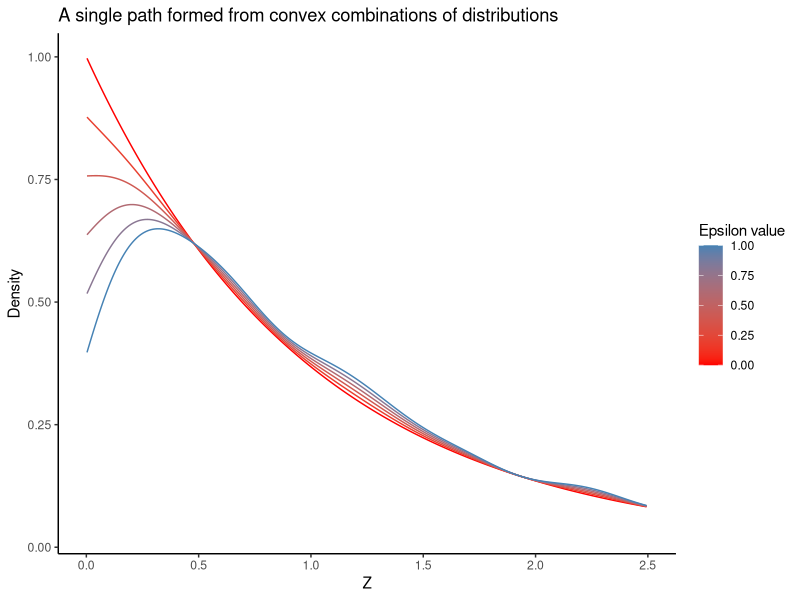
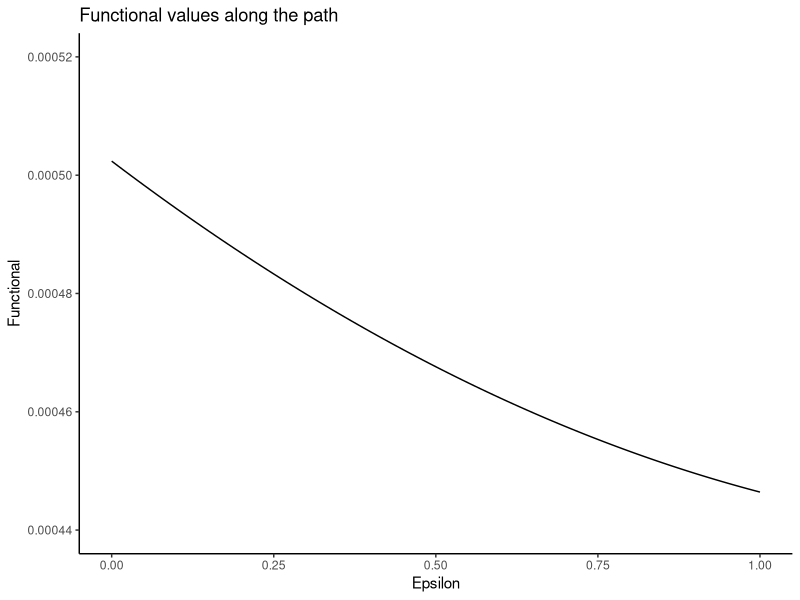

These figures' R source, in order: (Note: this script raises an error after producing the figures.)
##################
#Packages
##################
library(tidyverse)  #For tidy data
library(ggplot2)    #For plotting
library(e1071)      #For moment calculations
#-----------------


############################################################
#        Visually communicating intuition for IFs
############################################################

#We follow the example of the paper using T(P) = E(p(z)^2) for a 1-dimensional r.v.



############################################################
#     Defining function for making mixed distributions
############################################################

Fmixture_model <- function(seed, n, n_epsilon, empdist, theodist, ...){
  
  #Seed: Choose seed for reproducability
  #n: Choose number of simulations
  #n_epsilon: Choose number of epsilon-submodels with epsilon in [0,1]
  #empdist: Choose empirical distribution (rexp, rnorm, runif,...)
  #theodist: Choose theoretical distribution (dexp, dnorm, dunif,...)
  #...: Choose parameters for your chosen distribution e.g. 0,1 for standard normal
  
  
  #Set seed
  set.seed(seed)
  
  #Empirical distribution
  sim_data <- empdist(n, ...)
  density_est <- density(sim_data, n = 1024)
  emp_dist <- density_est$y
  
  #Theoretical distribution
  theo_dist <- theodist(density_est$x, ...)
  
  
  #Mixture distribution
  epsilon <- seq(0,1,1/n_epsilon)
  
  epsilon_dist <- sapply(epsilon, function(w) {
    w * emp_dist +
      (1 - w) * theo_dist
  }, simplify = FALSE)
  
  #Collecting models into dataframes
  submodels <- data.frame("X.axis" = density_est$x)
  
  for (i in (1:length(epsilon))){
    submodels[[paste0("Epsilon_", epsilon[i])]] <- epsilon_dist[[i]]
  }
  
  #Creating a long dataframe used for plots
  submodels_long <- reshape2::melt(data = submodels, id.vars = "X.axis")
  submodels_long$epsilon <- rep(epsilon, each = length(density_est$x))
  
  all_models <- data.frame(submodels, "Emp.dist" = emp_dist, "Theoretical.dist" = theo_dist)
  
  return(list("all_models" = all_models, "submodels_long" = submodels_long))
}



############################################################
#                 Simulating mixed-model data
############################################################

#Function for simulating data based on the mixed densities
Fmixed_data_sim <- function(seed, Fmixture_model_all_models, n_sims){
  
  
  set.seed(seed) #Set seed for reproduceability
  
  simulated_data <- sapply(Fmixture_model_all_models[,-1], 
         FUN = sample, x = Fmixture_model_all_models[[1]], size = n_sims, replace = TRUE) #Simulate data
  
  return(simulated_data)
}


############################################################
#                 Functional calculations
############################################################

#Function for calculating functionals
Fmixfunctionals <- function(Fmixture_model_all_models, functional, ...){
  Fmixture_model_all_models <- Fmixture_model_all_models[,2:(ncol(Fmixture_model_all_models)-2)] #Select only epsilon-distributions
  est_functionals <- sapply(Fmixture_model_all_models, functional, ...) #Applying functional to each distribution
  
  
  functionals_long <- reshape2::melt(data = est_functionals, id.vars = "Index") #Reshaping to get functionals as vector
  
  est_functionals <- data.frame("epsilon" = seq(0,1,1/(length(functionals_long$value)-1)), 
                                'functionals' = functionals_long$value) #Collecting functionals and corresponding epsilon value
  
  return(est_functionals)
}







############################################################
#             Using functions to make plots and calculations
############################################################
epsilon_model <- Fmixture_model(1, 1000, 5, rexp, dexp, 1)
long_submodels <- epsilon_model$submodels_long

#Plotting
ggplot(long_submodels, aes(x = X.axis, color = epsilon, fill = variable)) +
  # Add multiple geom_line layers for each y-axis column
  geom_line(aes(y = value), linetype = "solid") +
  scale_color_gradient(low = "red", high = "steelblue", name = "Epsilon value") +  # Adjust low and high colors as needed
  theme_classic() +
  labs(title = "A single path formed from convex combinations of distributions",
       x = "Z",
       y = "Density")+ xlim(c(0, 2.5)) + ylim(c(0.035, 1))



#Simulating same data but with more epsilons for plotting functional curve
epsilon_model_functional_plot <- Fmixture_model(1, 10000, 100, rexp, dexp, 0.1)

est_functionals <- Fmixfunctionals(epsilon_model_functional_plot$all_models, functional = moment, 2)

ggplot(est_functionals, aes(x = epsilon, y = functionals)) +
  geom_line(linetype = "solid") + theme_classic() +
  labs(title = "Functional values along the path",
       x = "Epsilon",
       y = "Functional") + ylim(c(0.00044, 0.00052))


dists <- epsilon_model_functional_plot$all_models[-c(1,103,104)]
funcs <- est_functionals$functionals

gateau_deriv_1 <- -mean((dists$Epsilon_1 - funcs[101]))
y_intercept <- funcs[101] - gateau_deriv_1

ifz <- 2*(g(z) - T(G))

slope <- (est_functionals[nrow(est_functionals),2] - est_functionals[nrow(est_functionals) - 1,2])/
  (est_functionals[nrow(est_functionals),1] - est_functionals[nrow(est_functionals) - 1,1])

directional_derivative <- est_functionals$epsilon * slope



